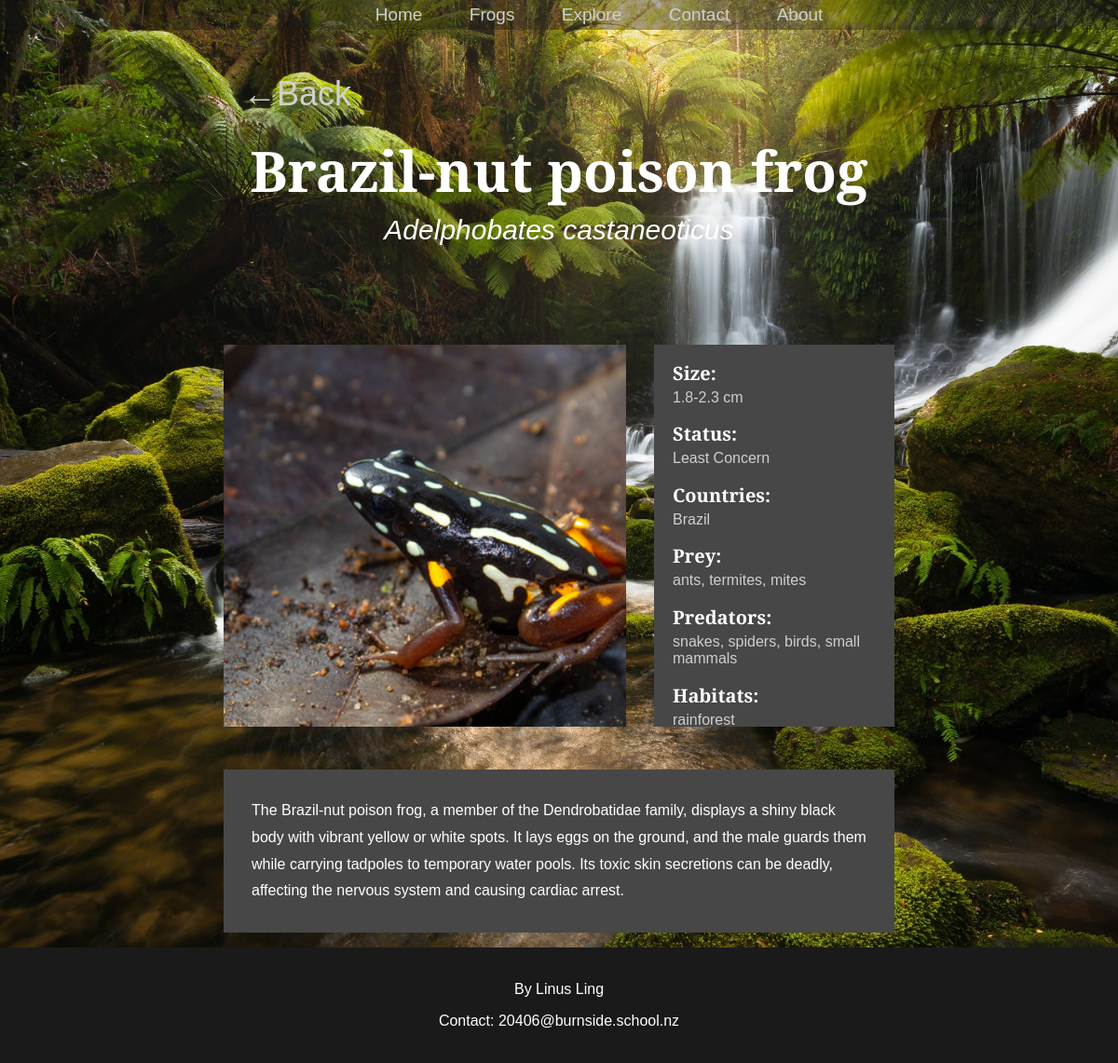
Screenshot of /frog/24 with the database file from the repository.
### tables this page shows
CREATE TABLE frogs (id INTEGER PRIMARY KEY AUTOINCREMENT, name VARCHAR, image TEXT, description TEXT, scientific_name VARCHAR, min_size NUMERIC, max_size NUMERIC, status INTEGER REFERENCES statuses (id));

CREATE TABLE statuses (id INTEGER PRIMARY KEY AUTOINCREMENT, name VARCHAR);

CREATE TABLE country (id INTEGER PRIMARY KEY AUTOINCREMENT, name VARCHAR);

CREATE TABLE prey (id INTEGER PRIMARY KEY AUTOINCREMENT, name VARCHAR);

CREATE TABLE predator (id INTEGER PRIMARY KEY AUTOINCREMENT, name VARCHAR);

CREATE TABLE habitat (id INTEGER PRIMARY KEY AUTOINCREMENT, name VARCHAR);

### routes.py (the view)
@app.route('/frog/<int:id>')
def frog(id):
    try:
        queries = [['SELECT * FROM frogs WHERE id=?', (id,)],
                   ['SELECT * FROM statuses WHERE id IN(SELECT status FROM frogs WHERE id =?)', (id,)],
                   ['SELECT * FROM country WHERE id IN(SELECT cid FROM FrogCountry WHERE fid =?)', (id,)],
                   ['SELECT * FROM prey WHERE id IN(SELECT pid FROM FrogPrey WHERE fid =?)', (id,)],
                   ['SELECT * FROM predator WHERE id IN(SELECT pid FROM FrogPredator WHERE fid =?)', (id,)],
                   ['SELECT * FROM habitat WHERE id IN(SELECT hid FROM FrogHabitat WHERE fid =?)', (id,)]]
        fetchall = [False, False, True, True, True, True, True]
        frog, status, country, prey, predator, habitat = fetch_data(queries, fetchall)
        if frog is None:    # page doesn't exist!
            return render_template("success.html", title="404", status="404", reason="Page not found")
        else:
            return render_template("frog.html",
                                   frog=frog, status=status,
                                   country=country, prey=prey,
                                   predator=predator, habitat=habitat)
    except OverflowError:
        return render_template("success.html", title="404", status="404", reason="Page not found")

### routes.py (called while the page is built)
def fetch_data(queries: list, fetchall: list):
    conn = sqlite3.connect('frog.db')
    cur = conn.cursor()
    results = []
    for index, query in enumerate(queries):
        try:
            cur.execute(query[0], query[1])
        except IndexError:
            cur.execute(query[0])
        if fetchall[index] is True:
            result = cur.fetchall()
        else:
            result = cur.fetchone()
        results.append(result)
    conn.close()
    return results

### templates/frog.html
{%extends "layout.html"%}
{%block content%}
<div class = "back_button" id = "frog_back">
    <a href = "javascript:history.back()"> ←Back</a>
</div>
<div class = "title">
    <h2>{{frog[1]}}</h2>
    <h3>{{frog[4]}}</h3>
</div>
<div class = "info_container">
    <img src = "/{{frog[2]}}" />
    <div class = "info">
        <h2>Size:</h2>
        {%if frog[5] != frog[6] %}
            <p>{{frog[5]}}-{{frog[6]}} cm</p>
        {%else%}
            <p>{{frog[6]}} cm<p>
        {%endif%}
        <h2>Status:</h2>
        <p>{{status[1]}}</p>
        <h2>Countries:</h2>
        <p>
            {%for item in country %}
                {{item[1]}}{{ "," if not loop.last }}
            {%endfor%}
        </p>
        <h2>Prey:</h2>
        <p>
            {%for item in prey %}
                {{item[1]}}{{ "," if not loop.last }}
            {%endfor%}
        </p>
        <h2>Predators:</h2>
        <p>
            {%for item in predator %}
                {{item[1]}}{{ "," if not loop.last }}
            {%endfor%}
        </p>
        <h2>Habitats:</h2>
        <p>
            {%for item in habitat %}
                {{item[1]}}{{ "," if not loop.last }}
            {%endfor%}
        </p>
    </div>
    <p class = "description">{{frog[3]}}</p>
</div>
{%endblock%}

### static/css/style.css (style rules this page uses)
body { margin: 0; min-height: 100vh; font-family: "Cormorant garamond", sans-serif; font-weight: 300; background: url("background.jpg") center/cover fixed no-repeat; color:#ffffff; display: flex; flex-direction: column; }
h2 { font-size: 33px; }
a { text-decoration: none; color: #cfcfcf; }
.back_button { position: relative; }
.back_button a { margin-top: 0; margin-left: 9%; padding-top: 20px; font-size: 36px; text-align: left; }
.back_button a::before { content: ''; display: block; height: 3px; background-color: #cfcfcf; margin-left: 9%; position: absolute; bottom:0; width: 0px; transition: all ease-in-out 250ms; }
.info_container { display: flex; flex-wrap: wrap; padding-top: 0px; margin: 0 20%; justify-content: center; gap: 30px; }
.title { text-align: center; padding: 20px 100px 100px 100px; }
.title h2 { padding: 0; margin: 0; font-size: 60px; }
.title h3 { margin: 6px; font-size: 30px; font-style: italic; font-weight: 2; }
.info_container img { object-fit: cover; width: 60%; flex-wrap: 1; height: 410px; }
.info { width: 30%; flex-grow: 1; padding-left: 20px; background-color: #474747; height: 410px; }
.info p { font-size: 16px; padding: 0; margin: 0; color: #cfcfcf; }
.info h2 { font-size: 20px; padding: 0; margin-bottom: 4px; }
.description { font-size: 16px; line-height: 1.8; padding: 30px; flex-basis: auto; background-color: #474747; }
#frog_back { margin-left: 14%; margin-top: 80px; }

### rows the page displays
frogs: name "Brazil-nut poison frog", scientific_name "Adelphobates castaneoticus", image (picture), min_size "1.8", max_size "2.3", description "The Brazil-nut poison frog, a member of the Dendrobatidae family, displays a shiny black body with vibrant yellow or white spots. It lays eggs on the ground, and the male guards them while carrying tadpoles to temporary water pools. Its toxic skin secretions can be deadly, affecting the nervous system and causing cardiac arrest."
statuses: name "Least Concern"
country: name "Brazil"
prey: name "ants", last ","
prey: name "termites", last ","
prey: name "mites"
predator: name "snakes", last ","
predator: name "spiders", last ","
predator: name "birds", last ","
predator: name "small mammals"
habitat: name "rainforest"
